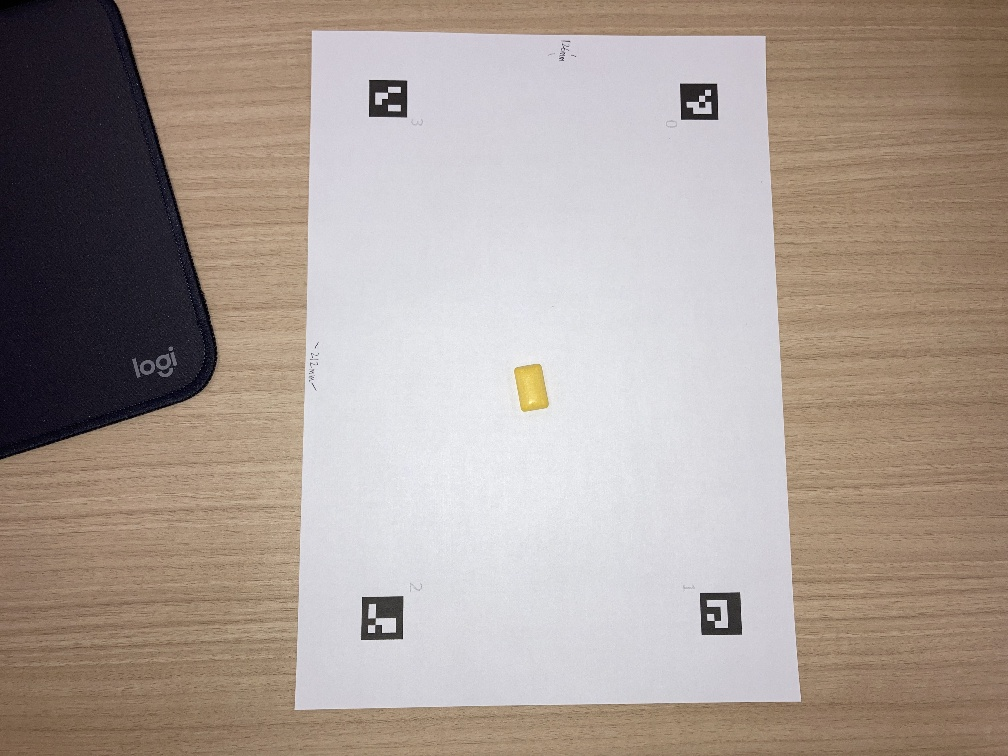
#> input picture CVCameraCalibrateImages/D_ResizeChessPatternImages/ReSizeGUM_MAUE.jpg, 1008 x 756 px, given in place of CalibQGUM_MAUE.jpg, which was not available
$ jupyter execute 'CalcObjectAreasMain .ipynb'   (text cells are left out)
#> lines starting #> are read from the running program, lines starting #| are printed output that depends on the picture; after the words box and inside, x2 and y2 are one past the last pixel; in counts of white or black regions, pixels touching at a corner belong together; long printed decimals are rounded; pictures that were not available may be replaced by others from this repository, and a replacement may not be noted
[cell 1]
#ライブラリimport
import os
import glob
import numpy as np
import matplotlib
import matplotlib.pyplot as plt
import cv2
from google.colab.patches import cv2_imshow

[cell 2]
# ディレクトリ接続(GoogleDriveのマウント)
from google.colab import drive
drive.mount('/content/drive')

[cell 3]
# グローバルで使う変数

# キャリブレーション用のチェスボード画像
CHESSBOARDIMAGES = glob.glob('/content/drive/MyDrive/CVCameraCalibrateImages/D_ChessPatternImages/*.jpg')

# 面積推定したい物体画像
OBJECTIMAGEAS = glob.glob('/content/drive/MyDrive/CVCameraCalibrateImages/D_SampleImages/*.jpg')

# リサイズしたチェスボード画像
RESIZECBIMAGES = glob.glob('/content/drive/MyDrive/CVCameraCalibrateImages/D_ResizeChessPatternImages/*.jpg')

# リサイズした物体画像
RESIZEOBJECTIMAGES = glob.glob('/content/drive/MyDrive/CVCameraCalibrateImages/D_SampleImages/*jpg')

[cell 4]
# 画素数変換処理(４分の１)
# [20 lines left out: function resizeImage, not called in this run]

[cell 5]
# カメラキャリブレーションによって取得する内部パラメータと歪み係数の取得処理

# [80 lines left out: function calibrateCamera, not called in this run]

[cell 6]
# カメラ内部パラメータを用いて対象物撮影画像の補正
# [26 lines left out: function TranceformingImage, not called in this run]

[cell 7]
# 補正した画像用いて物体の面積を求める

aruco=cv2.aruco
p_dict=aruco.getPredefinedDictionary(aruco.DICT_4X4_50)#4ブロック×4ブロックを50個使用可能
img = cv2.imread('/content/drive/MyDrive/CVCameraCalibrateImages/D_CalibrationImage/CalibQGUM_MAUE.jpg')
#> img is the input picture: shape (756, 1008, 3); mean B, G, R 148.1, 155.9, 168.7
corners, ids, rejectedImgPoints = aruco.detectMarkers(img, p_dict) # 検出
#> corners = ([[403, 596], [402, 638], [361, 639], [362, 597]], [[739, 592], [741, 634], [702, 634], [700, 593]], [[407, 81], [406, 117], [369, 116], [369, 80]], [[715, 83], [718, 119], [681, 119], [680, 83]]); ids = [2, 1, 3, 0]; rejectedImgPoints = 10 items
img_marked = aruco.drawDetectedMarkers(img.copy(), corners, ids)   # 検出結果をオーバーレイ
img_marked_rgb=cv2.cvtColor(img_marked,cv2.COLOR_BGR2RGB)
plt.imshow(img_marked_rgb)
corners2 = [np.empty((1,4,2))]*4#[[[a,a],[b,b],[c,c],[d,d]]]*4 値を初期化しない

ids.ravel()
for i,c in zip(ids.ravel(), corners):
    corners2[i] = c.copy()
#> this loop made 4 passes
#> (i, c) on passes 1, 3, 4: (2, [[403, 596], [402, 638], [361, 639], [362, 597]]), (3, [[407, 81], [406, 117], [369, 116], [369, 80]]), (0, [[715, 83], [718, 119], [681, 119], [680, 83]])
#> c on pass 2: [[739, 592], [741, 634], [702, 634], [700, 593]]
#> after the loop, corners2 = [[[715, 83], [718, 119], [681, 119], [680, 83]], [[739, 592], [741, 634], [702, 634], [700, 593]], [[403, 596], [402, 638], [361, 639], [362, 597]], [[407, 81], [406, 117], [369, 116], [369, 80]]]

m = np.empty((4,2))

m[0] = corners2[0][0][2]
m[1] = corners2[1][0][3]
m[2] = corners2[2][0][0]
m[3] = corners2[3][0][1]
marker_coordinates = np.float32(m)#マーカのある四隅の座標を格納
np.float32(m)


h1=((corners2[0][0][2][0]-corners2[3][0][1][0])**2+(corners2[0][0][2][1]-corners2[3][0][1][1])**2)**0.5
#> h1 = 275
h2=((corners2[2][0][0][0]-corners2[1][0][3][0])**2+(corners2[2][0][0][1]-corners2[1][0][3][1])**2)**0.5
#> h2 = 297
hhh=(h1+h2)/2
#> hhh = 286
print(hhh)
#| 286.011

w1=((corners2[0][0][2][0]-corners2[1][0][3][0])**2+(corners2[0][0][2][1]-corners2[1][0][3][1])**2)**0.5
#> w1 = 474.4
w2=((corners2[2][0][0][0]-corners2[3][0][1][0])**2+(corners2[2][0][0][1]-corners2[3][0][1][1])**2)**0.5
#> w2 = 479
www=(w1+w2)/2
#> www = 476.7
print(www)
#| 476.695

# 変形後画像サイズ 縦横比は上記で計算したピクセルを参考にする。
width, height = (int(www),int(hhh))
#> width = 476; height = 286

# 実際に表示する画像の座標を格納
true_coordinates = np.float32([[0,0],[width,0],[width,height],[0,height]])
#> true_coordinates = [[0, 0], [476, 0], [476, 286], [0, 286]]

# 変換率
trans_mat = cv2.getPerspectiveTransform(marker_coordinates,true_coordinates)
#> trans_mat = [[-0.00785, 1.08, -123], [-1.04, 0.0419, 706.6], [-3.77e-05, 0.000169, 1]]
# imgを真上から見た画像img_transに変換
img_trans = cv2.warpPerspective(img,trans_mat,(width, height))
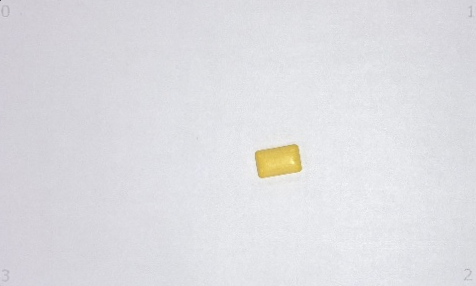
#> img_trans: shape (286, 476, 3); mean B, G, R 225.6, 221.6, 221.9
img_trans_rgb=cv2.cvtColor(img_trans,cv2.COLOR_BGR2RGB)
plt.imshow(img_trans_rgb)

img_trans_gray=cv2.cvtColor(img_trans,cv2.COLOR_BGR2GRAY)
img_trans_gray_rgb=cv2.cvtColor(img_trans_gray,cv2.COLOR_GRAY2RGB)
plt.imshow(img_trans_gray_rgb)


_,p_binary=cv2.threshold(img_trans_gray,190,255,cv2.THRESH_BINARY)
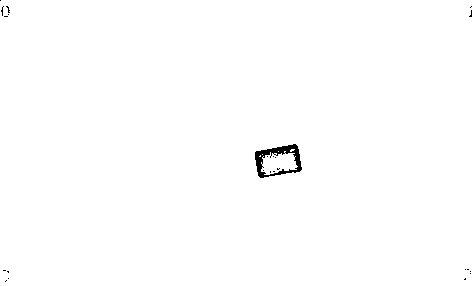
#> p_binary: shape (286, 476); 99.5% white; 24 black regions (23 under 20 px), largest, box (x1, y1, x2, y2) and area: (255, 144, 302, 178) 590
p_binary_rgb=cv2.cvtColor(p_binary,cv2.COLOR_GRAY2RGB)
plt.imshow(p_binary_rgb)

p_binary=cv2.bitwise_not(p_binary)
#> p_binary: shape (286, 476); 0.48% white; 24 white regions (23 under 20 px)
plt.imshow(cv2.cvtColor(p_binary,cv2.COLOR_GRAY2RGB))


p_contours,_=cv2.findContours(p_binary,cv2.RETR_EXTERNAL,cv2.CHAIN_APPROX_SIMPLE)
#> p_contours = 17 contours, 16 with area under 20; largest, box (x1, y1, x2, y2) and area: (255, 144, 302, 178) 1132
p_and_contours=np.copy(img_trans)
min_p_area=60
large_contours=[cnt for cnt in p_contours if cv2.contourArea(cnt)>min_p_area]
#> large_contours = 1 contour; box (x1, y1, x2, y2) and area: (255, 144, 302, 178) 1132
draw_p=cv2.drawContours(p_and_contours,large_contours,-1,(0,255,0))
plt.imshow(cv2.cvtColor(draw_p,cv2.COLOR_BGR2RGB))
cv2.imwrite("draw_p.jpg",draw_p)

sarea=0
for i, cnts in enumerate(large_contours):
    # 輪郭の面積を計算する。
    area = cv2.contourArea(cnts)
    sarea=sarea+area
#> this loop made 1 pass
#> (area, sarea) on pass 1: (1132.5, 1132.5)
#> after the loop, sarea = 1132.5

print("総面積={:.2f}cm2".format(sarea * (12.6 * 21.2) / (www * hhh)))
#| 総面積=2.22cm2
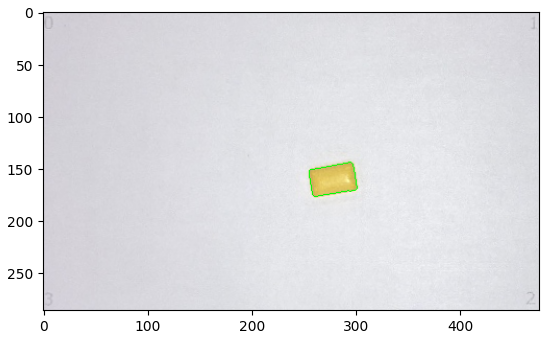
#> figure drawn by matplotlib, 1 panel
